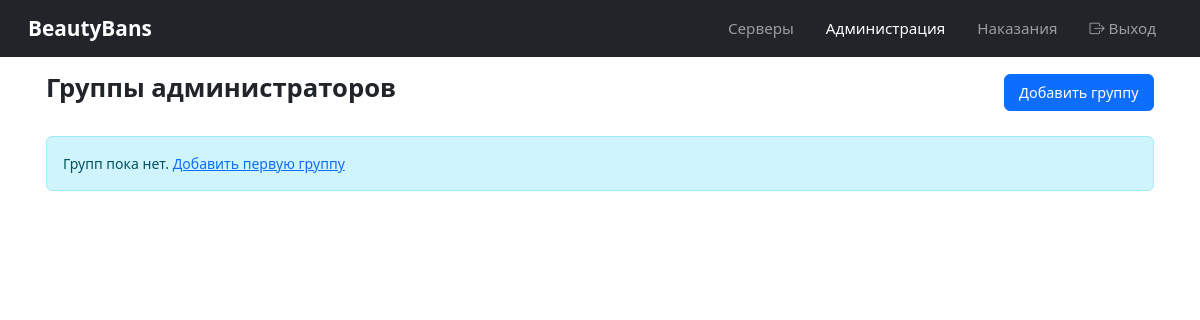
Before: /admins/groups/ (signed in) with the older database file.
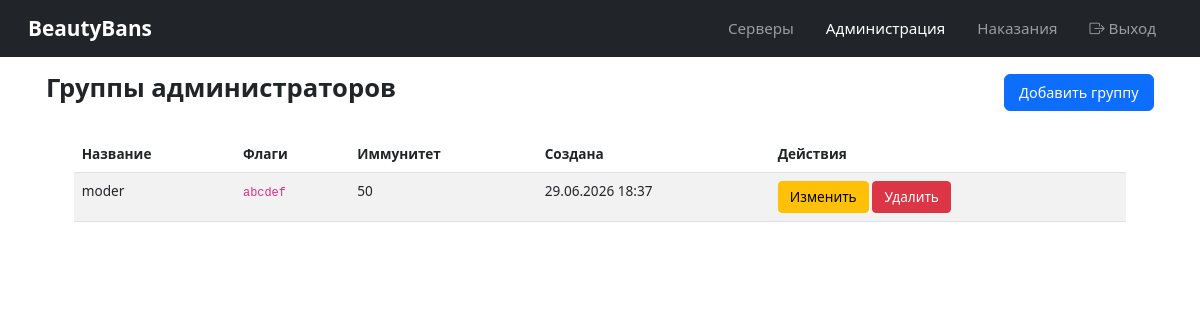
After: the same page with the newer database file.
### admins/models.py (models this page shows, shortened)
class AdminGroup(models.Model):
    name = models.CharField(max_length=64, unique=True)
    flags = models.CharField(max_length=32, default='', blank=True)
    immunity = models.IntegerField(default=0)
    created_at = models.DateTimeField(auto_now_add=True)
    class Meta:
        verbose_name = 'Admin Group'
        verbose_name_plural = 'Admin Groups'

### admins/views.py (the view)
# urls.py: path('groups/', views.groups_list, name='groups_list'),
@login_required
def groups_list(request):
    groups = AdminGroup.objects.all().order_by('name')
    return render(request, 'admins/groups_list.html', {'groups': groups})

### admins/templates/admins/groups_list.html (shortened to what this page needs)
{% extends 'base.html' %}
{% block content %}
<div class="d-flex justify-content-between align-items-center mb-4">
    <h1>Группы администраторов</h1>
    <a href="{% url 'admins:group_add' %}" class="btn btn-primary">Добавить группу</a>
</div>
{% if groups %}
<div class="table-responsive">
    <table class="table table-striped">
        <thead>
            <tr>
                <th>Название</th>
                <th>Флаги</th>
                <th>Иммунитет</th>
                <th>Создана</th>
                <th>Действия</th>
            </tr>
        </thead>
        <tbody>
            {% for group in groups %}
            <tr>
                <td>{{ group.name }}</td>
                <td><code>{{ group.flags|default:"—" }}</code></td>
                <td>{{ group.immunity }}</td>
                <td>{{ group.created_at|date:"d.m.Y H:i" }}</td>
                <td>
                    <a href="{% url 'admins:group_edit' group.pk %}" class="btn btn-sm btn-warning">Изменить</a>
                    <a href="{% url 'admins:group_delete' group.pk %}" class="btn btn-sm btn-danger">Удалить</a>
                </td>
            </tr>
            {% endfor %}
        </tbody>
    </table>
</div>
{% else %}
<div class="alert alert-info">
    Групп пока нет. <a href="{% url 'admins:group_add' %}">Добавить первую группу</a>
</div>
{% endif %}
{% endblock %}

Changed rows visible on the page:
added AdminGroup: name "moder", flags "abcdef", immunity "50", created_at "29.06.2026 18:37"
Other visible differences:
text no longer shown: "Групп пока нет. Добавить первую группу"
text now shown: "Название Флаги Иммунитет Создана Действия"
